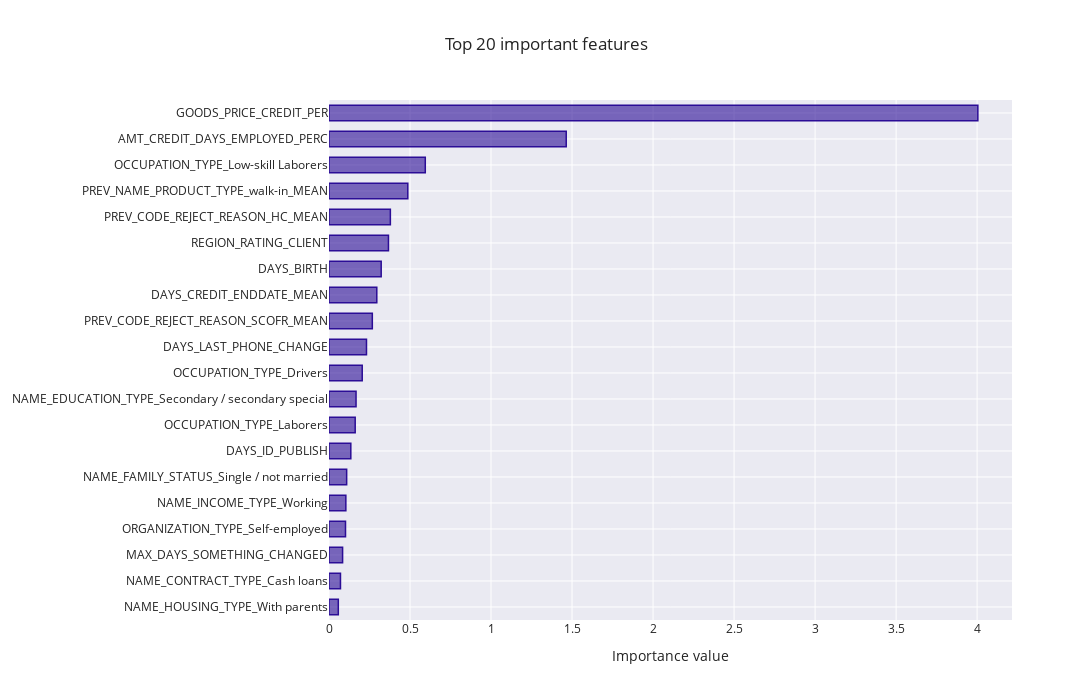

Notebook code cell kept with this figure:
### Code cell
# Feautres importance for model
feature_importance_plot(pipe_samplers[-1].coef_[0],
                        train,
                        (LOG,run,'Modele/[Samplers & Weight]/')
                       )

### Figure 1 — Plotly figure (JSON) as saved in the notebook; plotly's stock layout.template omitted (floating-point values rounded to 4 significant figures)
{"data": [{"marker": {"color": "rgba(43, 13, 150, 0.6)", "line": {"color": "rgba(43, 13, 150, 1.0)", "width": 1.5}}, "orientation": "h", "type": "bar", "x": [0.05748, 0.07076, 0.0839, 0.1019, 0.1039, 0.109, 0.1346, 0.1616, 0.1669, 0.205, 0.2314, 0.2674, 0.2949, 0.3221, 0.367, 0.3787, 0.4863, 0.5942, 1.464, 4.005], "y": ["NAME_HOUSING_TYPE_With parents", "NAME_CONTRACT_TYPE_Cash loans", "MAX_DAYS_SOMETHING_CHANGED", "ORGANIZATION_TYPE_Self-employed", "NAME_INCOME_TYPE_Working", "NAME_FAMILY_STATUS_Single / not married", "DAYS_ID_PUBLISH", "OCCUPATION_TYPE_Laborers", "NAME_EDUCATION_TYPE_Secondary / secondary special", "OCCUPATION_TYPE_Drivers", "DAYS_LAST_PHONE_CHANGE", "PREV_CODE_REJECT_REASON_SCOFR_MEAN", "DAYS_CREDIT_ENDDATE_MEAN", "DAYS_BIRTH", "REGION_RATING_CLIENT", "PREV_CODE_REJECT_REASON_HC_MEAN", "PREV_NAME_PRODUCT_TYPE_walk-in_MEAN", "OCCUPATION_TYPE_Low-skill Laborers", "AMT_CREDIT_DAYS_EMPLOYED_PERC", "GOODS_PRICE_CREDIT_PER"]}], "layout": {"autosize": false, "bargap": 0.4, "height": 700, "title": {"text": "Top 20 important features"}, "width": 1300, "xaxis": {"autorange": true, "range": [0, 4.215], "title": {"text": "Importance value"}, "type": "linear"}, "yaxis": {"automargin": true, "autorange": true, "range": [-0.5, 19.5], "type": "category"}}}
